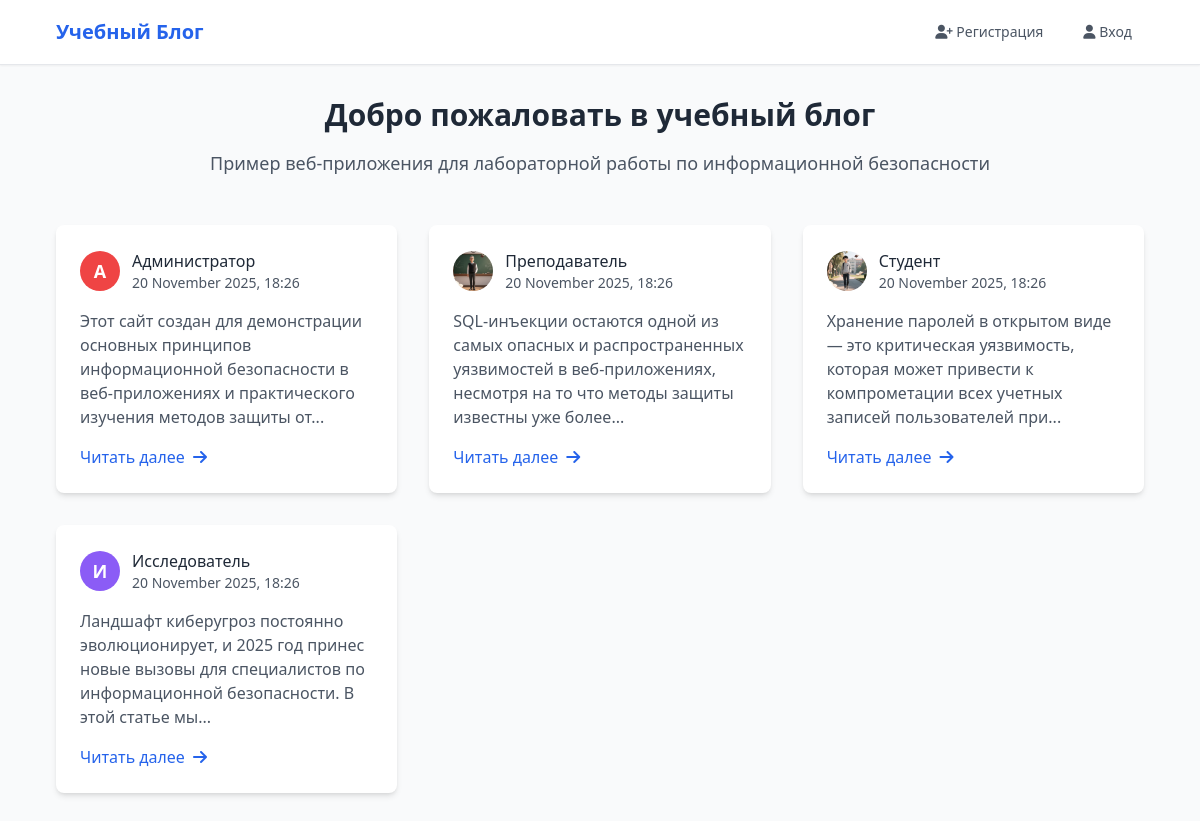
Before: / with the older database file.
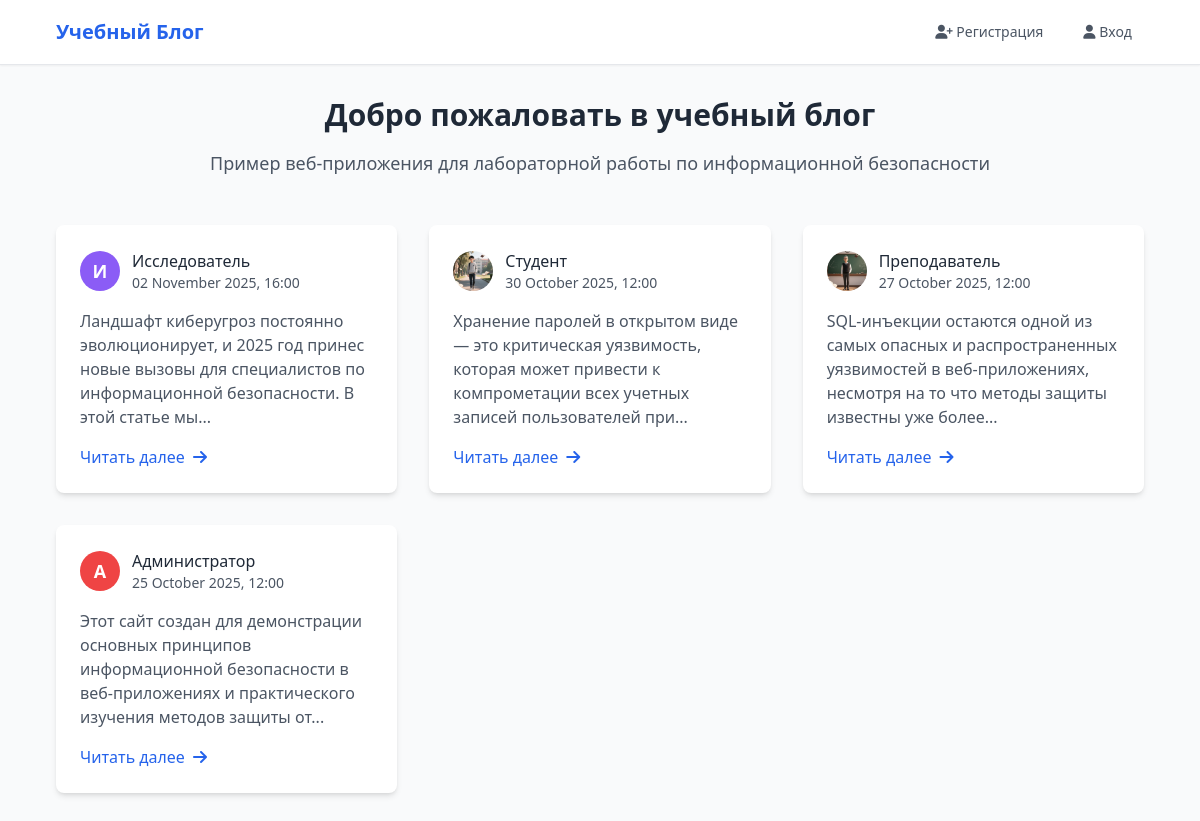
After: the same page with the newer database file.
### tables this page shows
CREATE TABLE posts (
            id INTEGER PRIMARY KEY AUTOINCREMENT,
            title TEXT NOT NULL,
            content TEXT NOT NULL,
            author_id INTEGER NOT NULL,
            created_at TIMESTAMP DEFAULT CURRENT_TIMESTAMP,
            updated_at TIMESTAMP NULL,
            FOREIGN KEY (author_id) REFERENCES users (id)
        );

CREATE TABLE users (
            id INTEGER PRIMARY KEY AUTOINCREMENT,
            username TEXT UNIQUE NOT NULL,
            password_hash TEXT NOT NULL,
            email TEXT UNIQUE NOT NULL,
            avatar TEXT DEFAULT 'default.png',
            timezone_offset INTEGER DEFAULT 3
        );

### app.py (the view)
@app.route('/')
def index():
    try:
        conn = get_db_connection()
        posts = conn.execute('''
            SELECT p.*, u.username as author_name, u.avatar as author_avatar, u.timezone_offset
            FROM posts p
            JOIN users u ON p.author_id = u.id
            ORDER BY p.created_at DESC
        ''').fetchall()
        formatted_posts = []
        for post in posts:
            post_dict = dict(post)
            post_dict['formatted_date'] = format_datetime(post['created_at'], post['timezone_offset'])
            post_dict['first_letter'] = get_first_letter(post['author_name'])
            if post['updated_at']:
                post_dict['edited_info'] = {
                    'formatted_date': format_datetime(post['updated_at'], post['timezone_offset']),
                    'is_edited': True
                }
            else:
                post_dict['edited_info'] = {'is_edited': False}
            formatted_posts.append(post_dict)
        conn.close()
        return render_template('index.html', posts=formatted_posts)
    except sqlite3.OperationalError as e:
        init_db()
        return redirect(url_for('index'))

### app.py (called while the page is built)
def get_first_letter(username):
    for char in username:
        if char.isalpha():
            return char.upper()
    return username[0].upper() if username else '?'

def format_datetime(dt_str, timezone_offset=3):
    try:
        dt = datetime.fromisoformat(dt_str.replace('T', ' '))
        dt = dt + timedelta(hours=timezone_offset)
        return dt.strftime('%d %B %Y, %H:%M')
    except:
        return dt_str

### database.py (called while the page is built)
def get_db_connection():
    conn = sqlite3.connect(Config.DATABASE_PATH)
    conn.row_factory = sqlite3.Row
    return conn

### templates/index.html (shortened to what this page needs)
{% extends "base.html" %}
{% block content %}
<div class="text-center mb-12">
    <h2 class="text-3xl font-bold text-gray-800 mb-4">Добро пожаловать в учебный блог</h2>
    <p class="text-gray-600 text-lg">Пример веб-приложения для лабораторной работы по информационной безопасности</p>
</div>
<div class="grid grid-cols-1 md:grid-cols-2 lg:grid-cols-3 gap-8">
    {% for post in posts %}
    <div class="bg-white rounded-lg shadow-md overflow-hidden hover:shadow-lg transition-shadow">
        <div class="p-6">
            <div class="flex items-center mb-4">
                {% if post.author_avatar and post.author_avatar != 'default.png' %}
                    <img src="{{ url_for('static', filename='avatars/' + post.author_avatar) }}"
                         alt="Аватар автора"
                         class="w-10 h-10 rounded-full object-cover mr-3">
                {% else %}
                    <div class="avatar-circle avatar-{{ post.first_letter }} mr-3">
                        {{ post.first_letter }}
                    </div>
                {% endif %}
                <div>
                    <p class="font-medium text-gray-800">{{ post.author_name }}</p>
                    <p class="text-sm text-gray-600">{{ post.formatted_date }}</p>
                </div>
            </div>
            <p class="text-gray-600 mb-4">{{ post.content|striptags|truncate(150) }}</p>
            <div class="flex justify-between items-center">
                <a href="{{ url_for('post_detail', post_id=post.id) }}" class="text-blue-600 hover:text-blue-800 font-medium flex items-center">
                    Читать далее <i class="fas fa-arrow-right ml-2"></i>
                </a>
            </div>
        </div>
    </div>
    {% endfor %}
</div>
{% endblock %}

### templates/base.html (shortened to what this page needs)
<!DOCTYPE html>
<html lang="ru">
<head>
    <script src="https://cdn.tailwindcss.com"></script>
    <link rel="stylesheet" href="https://cdnjs.cloudflare.com/ajax/libs/font-awesome/6.4.0/css/all.min.css">
</head>
<body class="bg-gray-50 min-h-screen">
    <nav class="bg-white shadow-sm border-b">
        <div class="max-w-6xl mx-auto px-4 sm:px-6 lg:px-8">
            <div class="flex justify-between h-16">
                <div class="flex items-center">
                    <a href="{{ url_for('index') }}" class="text-xl font-bold text-blue-600 hover:text-blue-800">Учебный Блог</a>
                </div>
                <div class="flex items-center space-x-4">
                    {% if session.username %}
                        <div class="flex items-center space-x-2">
                            {% if session.avatar and session.avatar != 'default.png' %}
                                <img src="{{ url_for('static', filename='avatars/' + session.avatar) }}"
                                     alt="Аватар"
                                     class="w-8 h-8 rounded-full object-cover">
                            {% else %}
                                <div class="avatar-circle avatar-{{ session.username|first|upper }} w-8 h-8 flex items-center justify-center text-sm">
                                    {{ session.username|first|upper }}
                                </div>
                            {% endif %}
                            <span class="hidden md:inline text-gray-700 font-medium">{{ session.username }}</span>
                        </div>
                        <a href="{{ url_for('profile') }}" class="text-gray-600 hover:text-blue-600 px-3 py-2 rounded-md text-sm font-medium">
                            <i class="fas fa-user-cog"></i>
                        </a>
                        <a href="{{ url_for('logout') }}" class="text-gray-600 hover:text-blue-600 px-3 py-2 rounded-md text-sm font-medium">
                            <i class="fas fa-sign-out-alt"></i>
                        </a>
                        <a href="{{ url_for('new_post') }}" class="bg-blue-600 hover:bg-blue-700 text-white px-4 py-2 rounded-md text-sm font-medium transition duration-200">
                            <i class="fas fa-plus"></i> Новый пост
                        </a>
                    {% else %}
                        <a href="{{ url_for('register') }}" class="text-gray-600 hover:text-blue-600 px-3 py-2 rounded-md text-sm font-medium">
                            <i class="fas fa-user-plus"></i> Регистрация
                        </a>
                        <a href="{{ url_for('login') }}" class="text-gray-600 hover:text-blue-600 px-3 py-2 rounded-md text-sm font-medium">
                            <i class="fas fa-user"></i> Вход
                        </a>
                    {% endif %}
                </div>
            </div>
        </div>
    </nav>
    <main class="max-w-6xl mx-auto px-4 sm:px-6 lg:px-8 py-8">
        {% block content %}{% endblock %}
    </main>
</body>
</html>

### templates/base.html (style rules this page uses)
.avatar-circle { width: 40px; height: 40px; border-radius: 50%; display: flex; align-items: center; justify-content: center; font-weight: bold; color: white; font-size: 18px; background-color: #6b7280; }
.avatar-А, .avatar-Б, .avatar-В { background-color: #ef4444; }
.avatar-Ж, .avatar-З, .avatar-И { background-color: #8b5cf6; }

Changed rows visible on the page:
changed posts "Исследователь": formatted_date "20 November 2025, 18:26" → "02 November 2025, 16:00"; moves up the list
changed posts "Студент": formatted_date "20 November 2025, 18:26" → "30 October 2025, 12:00"; moves up the list
changed posts "Преподаватель": formatted_date "20 November 2025, 18:26" → "27 October 2025, 12:00"; moves down the list
changed posts "Администратор": formatted_date "20 November 2025, 18:26" → "25 October 2025, 12:00"
